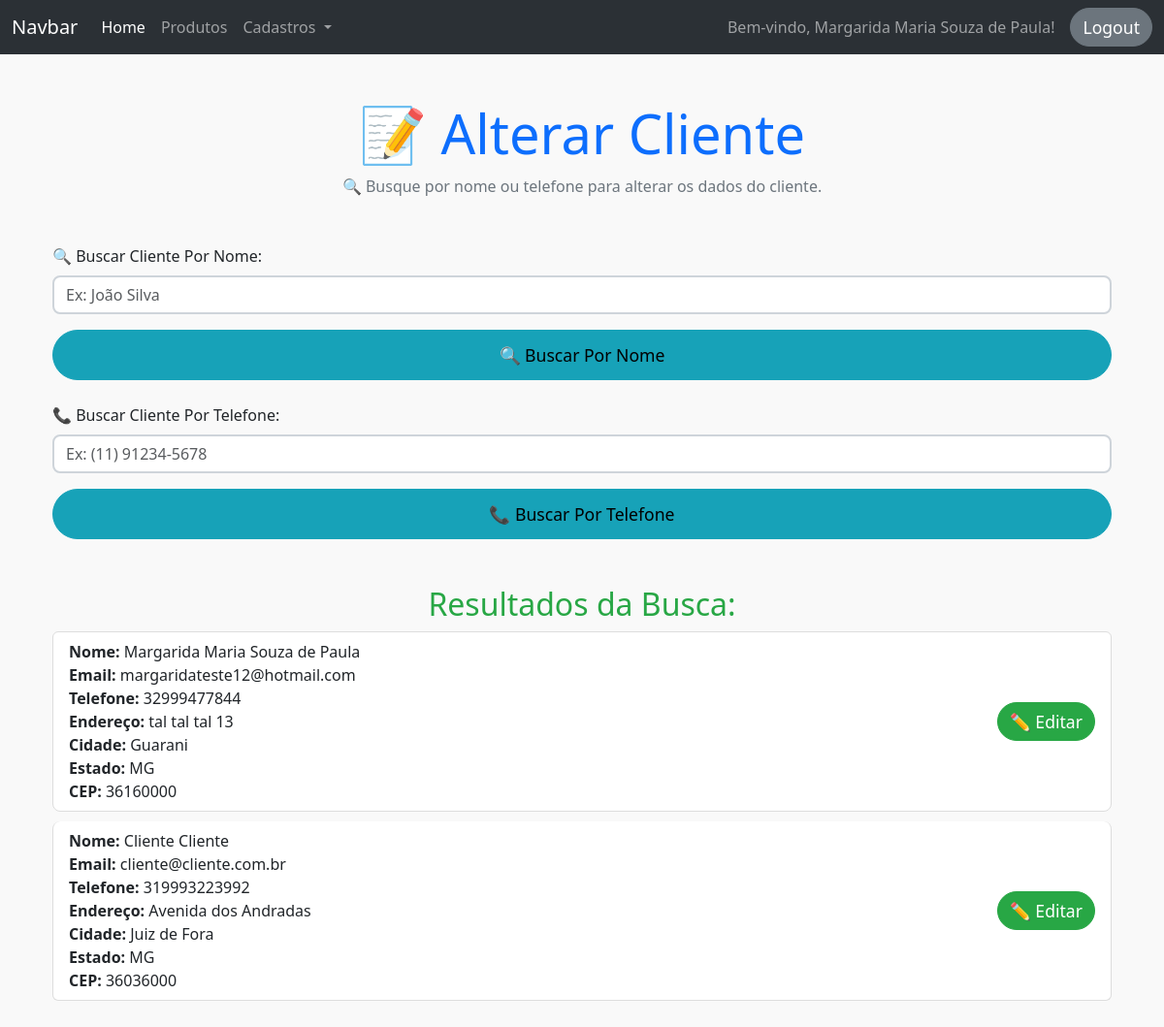
Screenshot of /alterar_cliente (signed in) with the database file from the repository.
### projeto/models.py (models this page shows)
class Usuario(db.Model, UserMixin):
    id = db.Column(db.Integer, primary_key=True)
    nome = db.Column(db.String(100), nullable=False)
    email = db.Column(db.String(150), unique=True, nullable=False)
    senha = db.Column(db.String(200), nullable=False)
    papel = db.Column(db.String(50), default='cliente')

class Cliente(db.Model):
    id = db.Column(db.Integer, primary_key=True)
    nome = db.Column(db.String(100), nullable=False)
    email = db.Column(db.String(150), unique=True, default="Sem email")
    telefone = db.Column(db.String(20), nullable=False)
    endereco = db.Column(db.String(200), nullable=False)
    cidade = db.Column(db.String(100), nullable=False)
    estado = db.Column(db.String(50), nullable=False)
    cep = db.Column(db.String(20), nullable=False)

### projeto/routes.py (the view)
@app.route('/alterar_cliente', methods=['GET', 'POST'])
@login_required
@admin_required
def alterar_cliente():
    usuarios = Cliente.query.all()
    nome = request.form.get('nome')
    telefone = request.form.get('telefone')
    if nome:
        usuarios = Cliente.query.filter(Cliente.nome.like(f'%{nome}%')).all()
    elif telefone:
        usuarios = Cliente.query.filter(Cliente.telefone.like(f'%{telefone}%')).all()
    return render_template('usuarios/alterar_cliente.html', usuarios=usuarios)

### projeto/__init__.py (called while the page is built)
@login_manager.user_loader
def load_user(user_id):
    return Usuario.query.get(int(user_id))

### projeto/routes.py (called while the page is built)
def admin_required(f):
    @wraps(f)
    def decorated_function(*args, **kwargs):
        if not current_user.is_authenticated or current_user.papel != 'admin':
            abort(403)  # Forbidden
        return f(*args, **kwargs)
    return decorated_function

### projeto/templates/usuarios/alterar_cliente.html (shortened to what this page needs)
{% extends 'base.html' %}
{% block content %}
<div class="container mt-5">
    <div class="text-center mb-5">
        <h1 class="display-4 text-primary">📝 Alterar Cliente</h1>
        <p class="text-muted">🔍 Busque por nome ou telefone para alterar os dados do cliente.</p>
    </div>
    <form method="POST" action="{{ url_for('alterar_cliente') }}" class="mb-4">
        <div class="mb-3">
            <label for="inputNomeCliente" class="form-label">🔍 Buscar Cliente Por Nome:</label>
            <input type="text" class="form-control" id="inputNomeCliente" name="nome" placeholder="Ex: João Silva" aria-describedby="nomeHelp" required>
        </div>
        <button type="submit" class="btn btn-info w-100 btn-lg">🔍 Buscar Por Nome</button>
    </form>
    <form method="POST" action="{{ url_for('alterar_cliente') }}" class="mb-5">
        <div class="mb-3">
            <label for="inputTelefone" class="form-label">📞 Buscar Cliente Por Telefone:</label>
            <input type="text" class="form-control" id="inputTelefone" name="telefone" placeholder="Ex: (11) 91234-5678" aria-describedby="telefoneHelp" required>
        </div>
        <button type="submit" class="btn btn-info w-100 btn-lg">📞 Buscar Por Telefone</button>
    </form>
    {% if usuarios %}
    <center>
        <h2 class="text-success">Resultados da Busca:</h2>
    </center>
    <div class="row">
        <div class="col">
            <div class="list-group">
                {% for user in usuarios %}
                <div class="list-group-item d-flex justify-content-between align-items-center">
                    <div>
                        <strong>Nome:</strong> {{ user.nome }}<br>
                        <strong>Email:</strong> {{ user.email }}<br>
                        <strong>Telefone:</strong> {{ user.telefone }}<br>
                        <strong>Endereço:</strong> {{ user.endereco }}<br>
                        <strong>Cidade:</strong> {{ user.cidade }}<br>
                        <strong>Estado:</strong> {{ user.estado }}<br>
                        <strong>CEP:</strong> {{ user.cep }}<br>
                    </div>
                    <a href="{{ url_for('alterar_cliente_id', id=user.id) }}" class="btn btn-success">✏️ Editar</a>
                </div>
                {% endfor %}
            </div>
        </div>
    </div>
    {% endif %}
</div>
{% endblock %}

### projeto/templates/base.html (shortened to what this page needs)
<!DOCTYPE html>
<html lang="en">
<head>
    <link href="https://cdn.jsdelivr.net/npm/bootstrap@5.3.3/dist/css/bootstrap.min.css" rel="stylesheet">
</head>
<body>
    {% include 'componentes/navbar.html' %}
    <div class="container my-4">
        {% block content %}{% endblock %}
    </div>
</body>
</html>

### projeto/templates/componentes/navbar.html (shortened to what this page needs)
<nav class="navbar navbar-expand-lg bg-body-tertiary" data-bs-theme="dark">
    <div class="container-fluid">
        <a class="navbar-brand" href="#">Navbar</a>
        <div class="collapse navbar-collapse" id="navbarSupportedContent">
            <ul class="navbar-nav me-auto mb-2 mb-lg-0">
                <li class="nav-item">
                    <a class="nav-link active" aria-current="page" href="{{ url_for('home') }}">Home</a>
                </li>
                <li class="nav-item">
                    <a class="nav-link" href="#">Produtos</a>
                </li>
                <li class="nav-item dropdown">
                    <a class="nav-link dropdown-toggle" href="#" role="button" data-bs-toggle="dropdown" aria-expanded="false">
                        Cadastros
                    </a>
                </li>
            </ul>
            <div class="d-flex align-items-center">
                {% if current_user.is_authenticated %}
                    <span class="navbar-text me-3">Bem-vindo, {{ current_user.nome }}!</span>
                    <a href="{{ url_for('logout') }}" class="btn btn-secondary">Logout</a>
                {% else %}
                    <a href="{{ url_for('fazer_login') }}" class="btn btn-primary">Login</a>
                {% endif %}
            </div>
        </div>
    </div>
</nav>

### projeto/templates/usuarios/alterar_cliente.html (style rules this page uses)
body { background-color: #f9f9f9; }
.form-control { border: 2px solid #ced4da; border-radius: 8px; }
.btn { border-radius: 30px; font-size: 1.1rem; }
.btn-lg { padding: 12px; }
.list-group-item { border: 1px solid #ddd; border-radius: 8px; margin-bottom: 10px; }
.text-success { color: #28a745 !important; }
.text-muted { color: #6c757d !important; }
.btn-success { background-color: #28a745; border-color: #28a745; }
.btn-info { background-color: #17a2b8; border-color: #17a2b8; }

### rows the page displays
Usuario: nome "Margarida Maria Souza de Paula"
Cliente: nome "Margarida Maria Souza de Paula", email "margaridateste12@hotmail.com", telefone "32999477844", endereco "tal tal tal 13", cidade "Guarani", estado "MG", cep "36160000"
Cliente: nome "Cliente Cliente", email "cliente@cliente.com.br", telefone "319993223992", endereco "Avenida dos Andradas", cidade "Juiz de Fora", estado "MG", cep "36036000"
